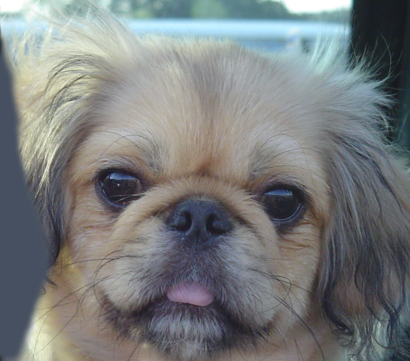
%> input picture data/dog.bmp, 410 x 361 px
$ octave simplesOps_incom_Kristine.m   (GNU Octave 9; MATLAB toolbox functions it lacks are replaced by stand-ins)
%> lines starting %> are read from the running program, lines starting %| are printed output that depends on the picture; in (x1, y1, x2, y2) boxes, pixels count from 0 and x2, y2 are one past the last pixel; in counts of white or black regions, pixels touching at a corner belong together; the program's own positions count from 1
% Author: Abdallah S. Abdallah aua639@psu.edu


clear;
clc;

close all; % closes all figures

%% Setup
%part of lab 2 below

% originalBW = imread('./data/dog.bmp');
% image1_gray = rgb2gray(originalBW);
% imshow(image1_gray);

% %upsampling technique 1
% smp1 = imresize(image1_gray, 2, 'nearest');
% edge1 = edge(smp1, 'canny');
%
% %upsampling technique2
% smp2 =imresize(image1_gray, 2, 'bilinear');
% edge2 = edge(smp2, 'canny');
%
% %upsampling technique 3
% smp3 = imresize(image1_gray, 2, 'bicubic');
% edge3 = edge(smp3, 'canny');


%used for lab 2 and 3
se = strel('disk',5);


% dilateBW = imdilate(image1_gray,se);
% figure, imshow(dilateBW);title('dilateBW');
%
%
% erodeBW = imerode(image1_gray,se);
% figure, imshow(erodeBW); title('erodeBW');


% openBW = imopen(edge1,se);
% figure, imshow(openBW); title('openBW');


%% Lab 2
% closeBW1 = imclose(edge1,se);
% figure, imshow(closeBW1); title('closeBW1');
%
% closeBW2 = imclose(edge2,se);
% figure, imshow(closeBW2); title('closeBW2');
%
% closeBW3 = imclose(edge3,se);
% figure, imshow(closeBW3); title('closeBW3');
%
%
%
% BW1 = imfill(closeBW1, 'holes');
% BW2 = imfill(closeBW2, 'holes');
% BW3 = imfill(closeBW3, 'holes');
%
%
%
% mult1 = immultiply(smp1, BW1);
% figure, imshow(mult1); title('mult1');
%
% mult2 = immultiply(smp2, BW2);
% figure, imshow(mult2); title('mult2');
%
% mult3 = immultiply(smp3, BW3);
% figure, imshow(mult3); title('mult3');

%% Lab 3


originalBW1 = imread('./data/dog.bmp');
%> originalBW1 is the input picture: size 361x410x3 uint8; mean R, G, B 121.2, 124.5, 125
originalBW2 = imread('./data/cat.bmp');
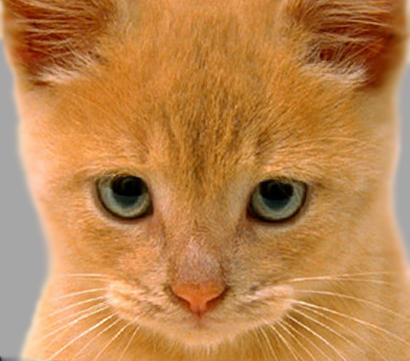
%> input picture data/cat.bmp, 410 x 361 px
%> originalBW2 is the input picture: size 361x410x3 uint8; mean R, G, B 188.3, 132.5, 77.1
originalBW3 = imread('./data/bird.bmp');
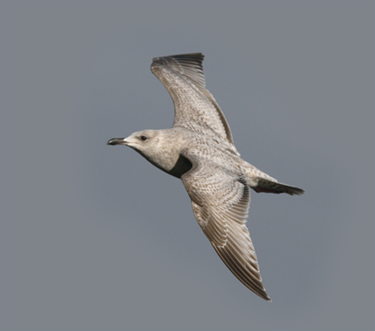
%> input picture data/bird.bmp, 375 x 331 px
%> originalBW3 is the input picture: size 331x375x3 uint8; mean R, G, B 127.7, 131.3, 136.8
originalBW4 = imread('./data/fish.bmp');
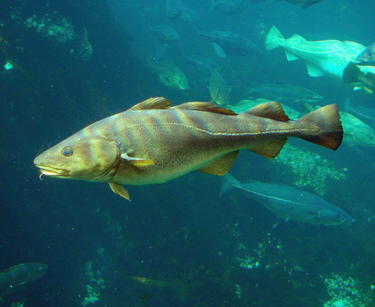
%> input picture data/fish.bmp, 375 x 307 px
%> originalBW4 is the input picture: size 307x375x3 uint8; mean R, G, B 27.2, 95.5, 98.4


image1_gray = rgb2gray(originalBW1);
image2_gray = rgb2gray(originalBW2);
image3_gray = rgb2gray(originalBW3);
image4_gray = rgb2gray(originalBW4);


out1 = imresize(image1_gray, [180, 205]);
out2 = imresize(image2_gray, [180, 205]);
out3 = imresize(image3_gray, [180, 205]);
out4 = imresize(image4_gray, [180, 205]);
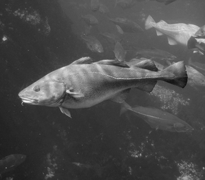
%> out4: size 180x205 uint8; min 16, max 252, mean 75.4


out = [out2 out3; out4 out1];
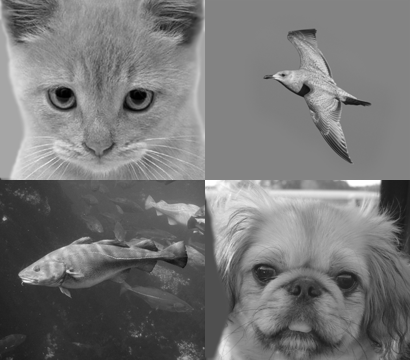
%> out: size 360x410 uint8; min 0, max 255, mean 118.1

figure;imshow(out);

%upsampling technique 1
smp1 = imresize(out, 2, 'nearest');
edge1 = edge(smp1, 'canny');
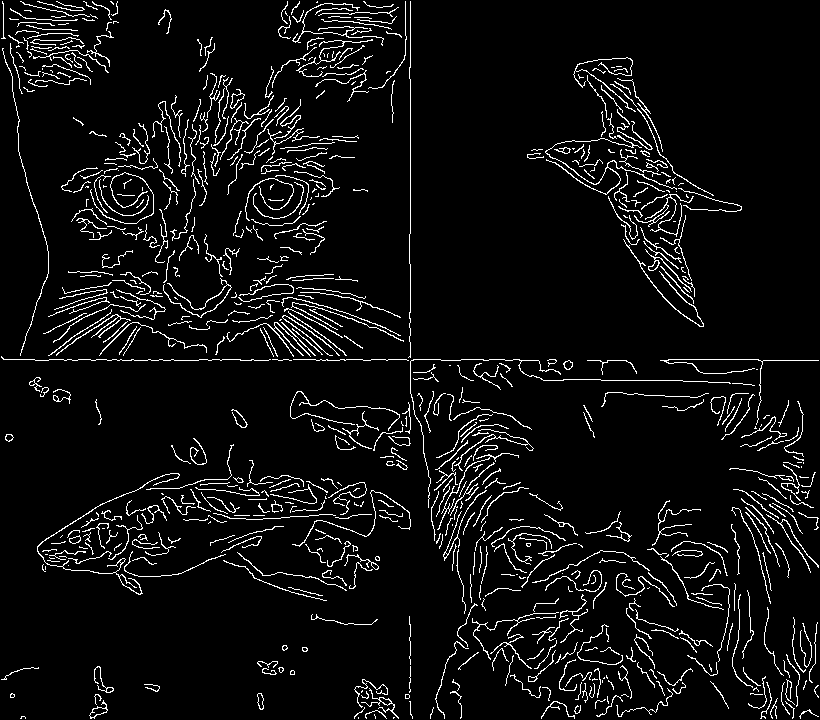
%> edge1: size 720x820 logical; 5.9% white in thin lines or dots

%upsampling technique2
smp2 =imresize(out, 2, 'bilinear');
edge2 = edge(smp2, 'canny');
%> edge2: size 720x820 logical; 5.5% white in thin lines or dots

%upsampling technique 3
smp3 = imresize(out, 2, 'bicubic');
edge3 = edge(smp3, 'canny');
%> edge3: size 720x820 logical; 6% white in thin lines or dots

closeBW1 = imclose(edge1,se);
%> closeBW1: size 720x820 logical; 20% white; 31 white regions (2 under 20 px), largest, box (x1, y1, x2, y2) and area: (1, 1, 819, 719) 86339, (37, 444, 411, 601) 14912, (527, 57, 742, 327) 12620
figure, imshow(closeBW1); title('closeBW1');

closeBW2 = imclose(edge2,se);
%> closeBW2: size 720x820 logical; 18.4% white; 24 white regions (2 under 20 px), largest, box (x1, y1, x2, y2) and area: (1, 1, 819, 719) 79533, (37, 445, 411, 601) 14450, (527, 57, 742, 327) 11226
figure, imshow(closeBW2); title('closeBW2');

closeBW3 = imclose(edge3,se);
%> closeBW3: size 720x820 logical; 20.2% white; 29 white regions (3 under 20 px), largest, box (x1, y1, x2, y2) and area: (1, 1, 819, 719) 87442, (37, 444, 411, 601) 15260, (527, 57, 742, 327) 12535
figure, imshow(closeBW3); title('closeBW3');


BW1 = imfill(closeBW1, 'holes');
%> BW1: size 720x820 logical; 36.6% white; 30 white regions (2 under 20 px), largest, box (x1, y1, x2, y2) and area: (1, 1, 819, 719) 166122, (37, 444, 411, 601) 28365, (527, 57, 742, 327) 17150
BW2 = imfill(closeBW2, 'holes');
%> BW2: size 720x820 logical; 30.2% white; 24 white regions (2 under 20 px), largest, box (x1, y1, x2, y2) and area: (1, 1, 819, 719) 129733, (37, 445, 411, 601) 27998, (527, 57, 742, 327) 17095
BW3 = imfill(closeBW3, 'holes');
%> BW3: size 720x820 logical; 44.7% white; 26 white regions (3 under 20 px), largest, box (x1, y1, x2, y2) and area: (1, 1, 819, 719) 214615, (37, 444, 411, 601) 28042, (527, 57, 742, 327) 17156


mult1 = immultiply(smp1, BW1);
figure, imshow(mult1); title('mult1');

mult2 = immultiply(smp2, BW2);
figure, imshow(mult2); title('mult2');

mult3 = immultiply(smp3, BW3);
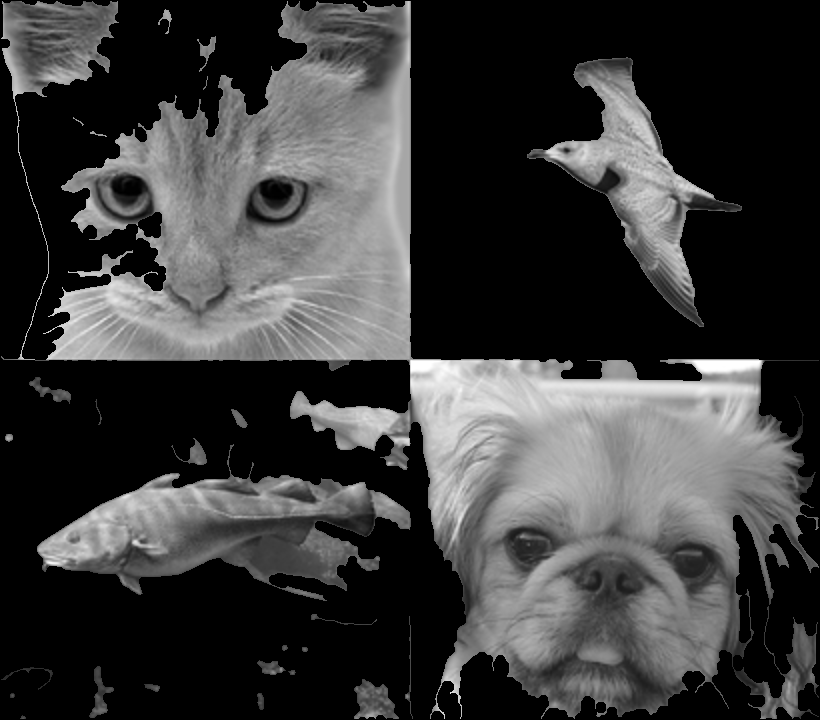
%> mult3: size 720x820 uint8; min 0, max 255, mean 59.3
figure, imshow(mult3); title('mult3');

%% Using SE = strel('square',W)
% disp('hit any key to continue');
% pause;
%
% se = strel('diamond',5);
% dilateBW = imdilate(image1_gray,se);
% figure, imshow(dilateBW);title('dilateBW');
%
%
% erodeBW = imerode(image1_gray,se);
% figure, imshow(erodeBW); title('erodeBW');
%
%
% openBW = imopen(image1_gray,se);
% figure, imshow(openBW); title('openBW');
%
%
% closeBW = imclose(image1_gray,se);
% figure, imshow(closeBW); title('closeBW');
